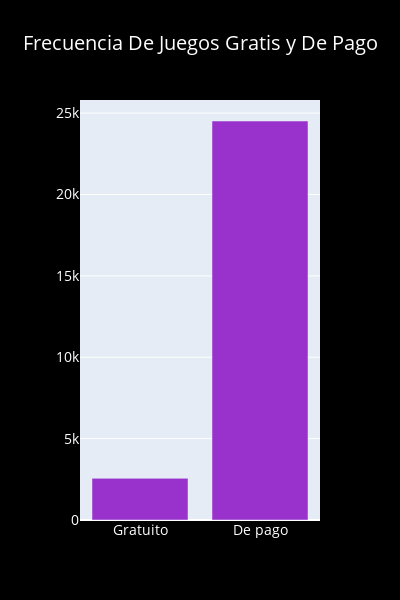

Here is the notebook cell this chart was saved with:
### Code cell
#veamos la cantidad de juegos gratiutos en steam
gratis, no_es_gratis = original[original["price"] == 0].shape[0], original[original["price"] != 0].shape[0]
labels = ["Gratuito", "De pago"]
fig = go.Figure(data=[go.Bar(x=labels, y=[gratis, no_es_gratis], marker_color="DarkOrchid")])
fig.update_layout(
    height=600, width=400, title_text="Frecuencia De Juegos Gratis y De Pago",
    title_x = 0.5,
    font=dict(
            size=14,
            color="white"),
    paper_bgcolor = "black"
)

fig.show()

### Figure 1 — Plotly figure (JSON) as saved in the notebook; plotly's stock layout.template omitted (floating-point values rounded to 4 significant figures)
{"data": [{"marker": {"color": "DarkOrchid"}, "type": "bar", "x": ["Gratuito", "De pago"], "y": [2560, 24515]}], "layout": {"font": {"color": "white", "size": 14}, "height": 600, "paper_bgcolor": "black", "title": {"text": "Frecuencia De Juegos Gratis y De Pago", "x": 0.5}, "width": 400}}
